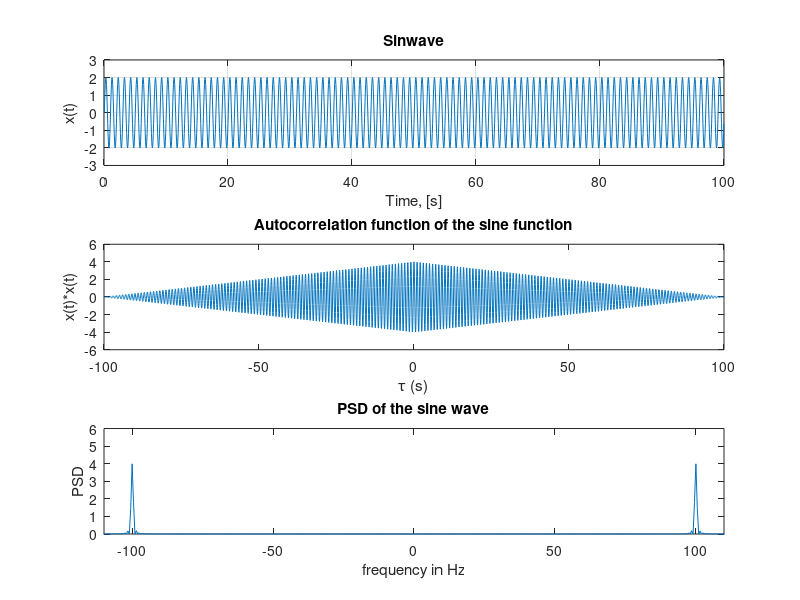

MATLAB code for this plot:
close all;
clear all;
N=2000; % Number of samples
f1=1; % Frequency of the sinewave
FS=20; % Sampling Frequency: perfect reconstruction of signal
%possible when the sampling frequency is greater than twice max freq (Nyquist)
n=0:N-1; % Sample index numbers
x=2*sin(2*pi*f1*n/FS); % Generate the signal, x(n)
t=(1:N)*(1/FS); % Prepare a time axis
subplot(3,1,1); % Prepare the figure
plot(t,x); % Plot x(n)
ylim([-3 3]) % y axes (-3 3)
title('Sinwave');
xlabel('Time, [s]');
ylabel('x(t)');
grid;
[xc,lags] = xcorr(x); % Autocorrelation of same functions.
tau = lags*1/FS; % time period.
subplot(3,1,2); % Prepare the figure.
y1 =xc/N*2;
plot(tau,xc/N*2) % changing from sample domain to time domain.
title('Autocorrelation function of the sine function');
xlabel('\tau (s)');
ylabel('x(t)*x(t)');
ylim([-6 6])
Rxxdft = (fftshift(abs(fft(xc/N*2)))); % PSD from autocorrelation function
fs=N;
freq = [-N/2+N/(2*length(xc)):N/length(xc):N/2];
subplot(3,1,3);
plot(freq,Rxxdft/fs*2);
xlim([-110 110])
ylim([0 6])
xlabel('frequency in Hz');
ylabel('PSD');
title('PSD of the sine wave');